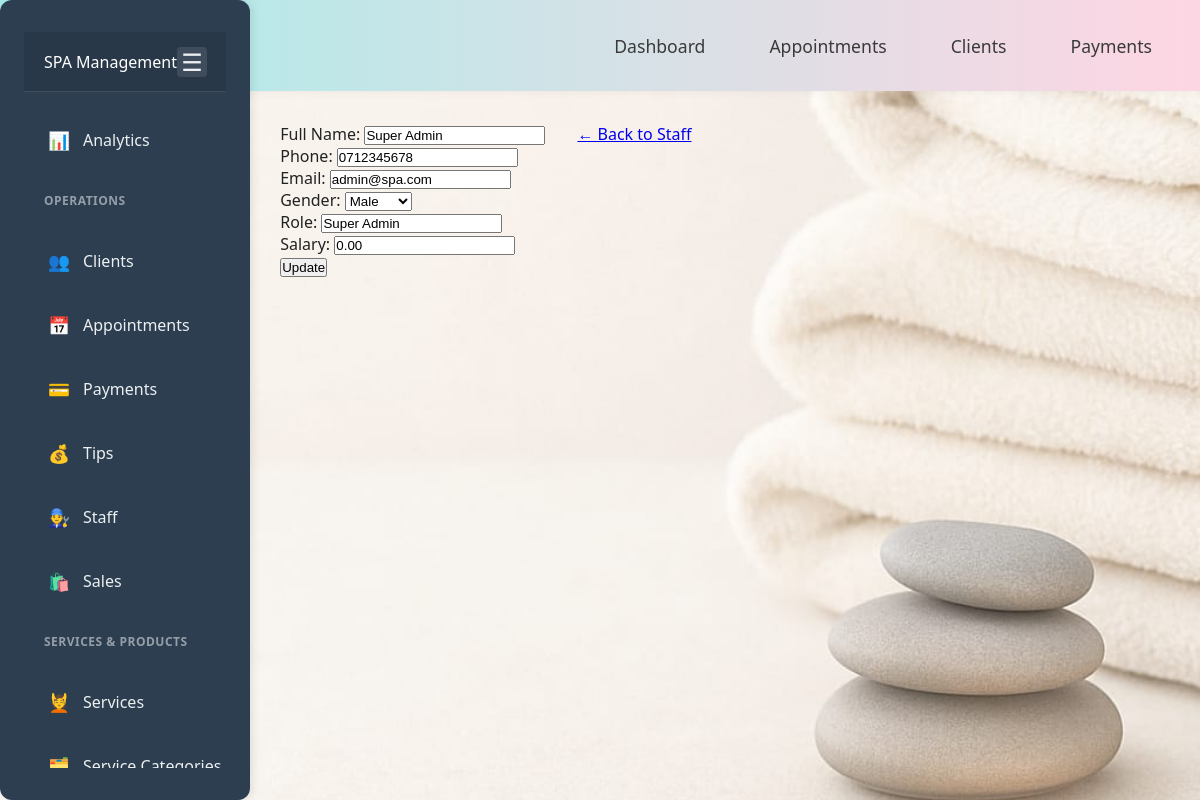
Page /modules/staff/edit.php?id=11 on the committed database.
### tables this page shows
CREATE TABLE IF NOT EXISTS `staff` (
  `id` int NOT NULL AUTO_INCREMENT,
  `full_name` varchar(100) NOT NULL,
  `phone` varchar(20) DEFAULT NULL,
  `email` varchar(100) DEFAULT NULL,
  `password` varchar(255) DEFAULT NULL,
  `gender` enum('Male','Female','Other') DEFAULT 'Female',
  `role` varchar(50) DEFAULT NULL,
  `salary` decimal(10,2) DEFAULT NULL,
  `created_at` timestamp NULL DEFAULT CURRENT_TIMESTAMP,
  `commission_rate` decimal(5,2) DEFAULT '0.00',
  `is_active` tinyint(1) DEFAULT '1',
  `last_login` timestamp NULL DEFAULT NULL,
  `role_id` int DEFAULT '3',
  PRIMARY KEY (`id`)
);

### modules/staff/edit.php (the view, shortened to what this page needs)
<?php
include('../../includes/db.php');
include('../../includes/header.php');
include('../../includes/aside.php');
$id = $_GET['id'];
$staff = $conn->query("SELECT * FROM staff WHERE id=$id")->fetch_assoc();
?>
<h2>Edit Staff Member</h2>
<link rel="stylesheet" href="../../assets/css/styles.css">
<form method="POST">
    <label>Full Name: <input type="text" name="full_name" value="<?= $staff['full_name'] ?>" required></label><br>
    <label>Phone: <input type="text" name="phone" value="<?= $staff['phone'] ?>"></label><br>
    <label>Email: <input type="email" name="email" value="<?= $staff['email'] ?>"></label><br>
    <label>Gender:
        <select name="gender">
            <option <?= $staff['gender'] == 'Male' ? 'selected' : '' ?>>Male</option>
        </select>
    </label><br>
    <label>Role: <input type="text" name="role" value="<?= $staff['role'] ?>" required></label><br>
    <label>Salary: <input type="number" step="0.01" name="salary" value="<?= $staff['salary'] ?>" required></label><br>
    <button type="submit">Update</button>
</form>
<a href="index.php">← Back to Staff</a>

### assets/css/styles.css (style rules this page uses)
* { margin: 0; padding: 0; box-sizing: border-box; }
body { font-family: 'Segoe UI', Arial, sans-serif; background: #f7f8fa; color: #222; min-height: 100vh; display: flex; flex-direction: column; background-image: url('../images/SPA BACKGROUND IMAGE.jpg'); background-size: cover; background-position: center; background-repeat: no-repeat; background-attachment: fixed; }

### rows in the picture
staff: full_name "Super Admin", phone "0712345678", email "admin@spa.com", gender "Male", role "Super Admin", salary "0.00"
